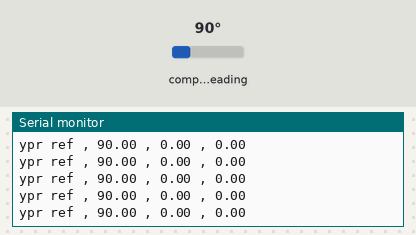
A sketch run on a simulated Arduino Uno, built with avr-gcc and run on an emulated ATmega328P. Shown: the last lines printed to the serial monitor. Inputs (shaded band) come from the test bench; at power-on: compass heading 90°. No radio packets arrive unless stated.

Above: at 2.2 s.
2.3 s: compass heading set to 180°
At 2.8 s:
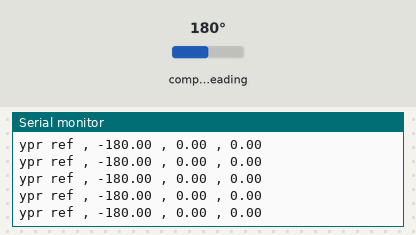
5.3 s: compass heading set to 7°
At 6.2 s:
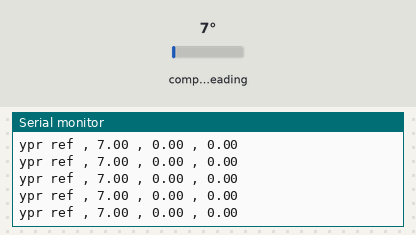
Timing chart, 0 to 8.3 s (numbered marks = the images above; inputs shaded):
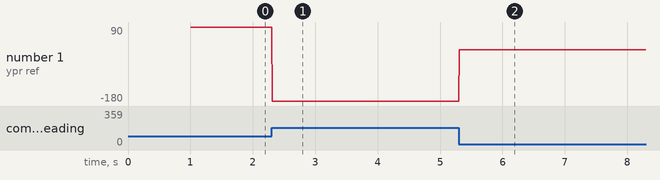

The sketch:

reference_module.ino
```cpp
//Libraries required for BNO055 Sensor and calculations
#include <Wire.h>
#include <Adafruit_Sensor.h>
#include <Adafruit_BNO055.h>
#include <utility/imumaths.h>
#include <math.h>

//Libraries required for RF Module
#include <RF24Network.h>
#include <RF24.h>
#include <SPI.h>

//For BNO055
Adafruit_BNO055 myIMU = Adafruit_BNO055();

//radio setup
RF24 radio(9, 10);               //CE=D9 ,CSN=D10
RF24Network network(radio);      //Adding radio module to the network
const uint16_t this_node = 02;   //Giving address to this node
const uint16_t node00 = 00;      //Address of main node

//Defining variables
int t = 10; //delay time
float q0=0,q1=0,q2=0,q3=0,sinp;//for quaternions
struct ref_data {
  float y0,p0,r0;
 };
ref_data refdata;

void setup() {
  //BNO055 Setup
  Serial.begin(115200);
  myIMU.begin();
  delay(1000);
  myIMU.setExtCrystalUse(true);

  //RF module setup
  SPI.begin();
  radio.begin();
  network.begin(90, this_node);  //(channel=90, node address=this_node)
  radio.setDataRate(RF24_2MBPS);
}

void loop(){
  network.update();
  RF24NetworkHeader header(node00);     // (Address where the data is going)

  imu::Quaternion quat=myIMU.getQuat();
  q0 = quat.w();
  q1 = quat.x();
  q2 = quat.y();
  q3 = quat.z();

  refdata.y0 = -(atan2(2*(q0*q3+q1*q2),1-2*(q2*q2+q3*q3)))*180/PI;
  sinp = 2*(q0*q2-q3*q1);
  if (abs(sinp) >=1){
    refdata.p0 = copysign(PI / 2, sinp)*180/PI;
  }
  if (abs(sinp) <1) {
    refdata.p0 = (asin(2*(q0*q2-q3*q1)))*180/PI;
  }
  refdata.r0 = -(atan2(2*(q0*q1+q2*q3),1-2*(q1*q1+q2*q2)))*180/PI;

    Serial.print("ypr ref");
    Serial.print(" , ");
    Serial.print(refdata.y0);
    Serial.print(" , ");
    Serial.print(refdata.p0);
    Serial.print(" , ");
    Serial.println(refdata.r0);

  //Sending data through network
  bool ok = network.write(header, &refdata, sizeof(ref_data)); // Sending data to receiver module (node 00)
  delay(t);
}
```

Measured:
- after the input at 2.3 s, the serial monitor: prints a new line at once (image 1)
- after the input at 5.3 s, the serial monitor: prints a new line at once (image 2)
- plotted number 1: 90 → -180 after the input at 2.3 s, -180 → 7 after the input at 5.3 s
